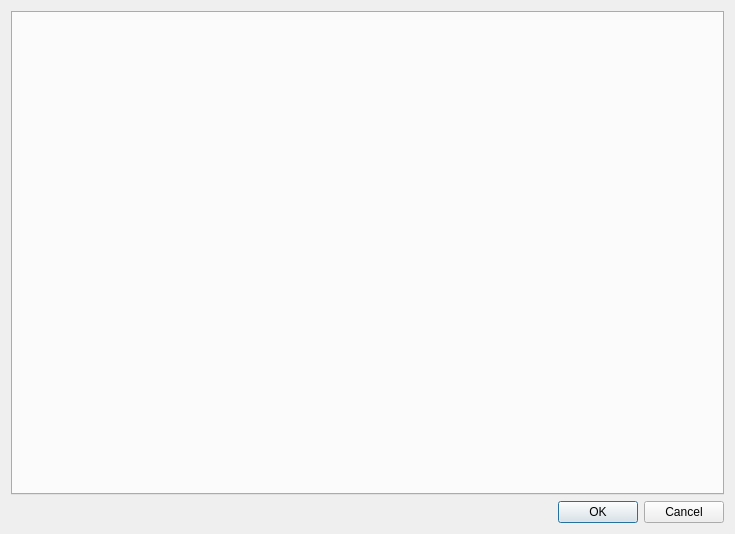
<?xml version="1.0" encoding="UTF-8"?>
<ui version="4.0">
 <class>Dialog</class>
 <widget class="QDialog" name="Dialog">
  <property name="geometry">
   <rect>
    <x>0</x>
    <y>0</y>
    <width>735</width>
    <height>534</height>
   </rect>
  </property>
  <property name="windowTitle">
   <string>Dialog</string>
  </property>
  <property name="styleSheet">
   <string notr="true">QPushButton{
	color: White;
	background-color: rgba(22, 42, 75,255);
	border: none;
	font-size: 14px;
 	text-align: center;
    display: inline-block;
	min-height: 25;
	min-width: 60;
}

QPushButton:hover{
	background-color: rgb(15,35,68)
}

QPushButton:pressed{
	background-color: rgb(8,28,61)
}

QPushButton:disabled{
	background-color: rgb(40,60,100)
}

QScrollArea{
	background-color: rgba(77, 77, 77, 128)
}

QScrollArea &gt; QWidget &gt;QWidget{
	background-color: rgba(77, 77, 77, 128)
}

QScrollArea &gt; QWidget &gt; QScrollBar{
	background-color: palette(base)
}

QTabWidget::pane{
	border-top: 1px solid #c7c7c7
}

QTabBar::tab{
	color: white;
	border: 1px solid #c4c4c3;
	border-bottom: 0px solid #000000;	
	font-size: 12vw;
	min-width: 40;
	min-height: 25;
	padding: 5px;
	margin: 1px
}

QTabBar::tab:!selected:hover{
	background-color: rgba(112,112,112,128);
}

QTabBar::tab:selected{
	background-color: rgba(122,122,122,128);
	border-bottom-color: #c2c7cb
}

QTabBar::tab:selected:hover{
	background-color: rgba(132,132,132, 128)
}

QTabBar::tab:!selected {
	background-color: rgba(82,82,82,128);
	margin-top: 10px
}

QLabel{
	color:white
}

QLineEdit, QSpinBox, QDoubleSpinBox, QComboBox{
	color:white;
	background-color: rgba(128, 128, 128, 128);
	border: none;
	padding: 5px;
}

QSpinBox, QDoubleSpinBox{
	min-width: 80%
}

QCheckBox::indicator{
	width: 15 px;
	height: 15px;
}

QComboBox{
	min-width: 80%;
}

QComboBox QAbstractItemView{
	background-color: rgba(128,128,128,128);
	color: white;
}

QSlider::groove{
	height: 80px;
}

QSlider::handle{
	width: 40 px;
	height: 40px;
}

QDialog{
	background-color: rgb(0,51,102);
}</string>
  </property>
  <layout class="QVBoxLayout" name="verticalLayout">
   <item>
    <widget class="QTabWidget" name="settings">
     <property name="tabPosition">
      <enum>QTabWidget::North</enum>
     </property>
     <property name="tabShape">
      <enum>QTabWidget::Rounded</enum>
     </property>
     <property name="currentIndex">
      <number>-1</number>
     </property>
     <property name="tabsClosable">
      <bool>false</bool>
     </property>
     <property name="tabBarAutoHide">
      <bool>false</bool>
     </property>
    </widget>
   </item>
   <item>
    <widget class="QDialogButtonBox" name="buttonBox">
     <property name="orientation">
      <enum>Qt::Horizontal</enum>
     </property>
     <property name="standardButtons">
      <set>QDialogButtonBox::Cancel|QDialogButtonBox::Ok</set>
     </property>
    </widget>
   </item>
  </layout>
 </widget>
 <resources/>
 <connections>
  <connection>
   <sender>buttonBox</sender>
   <signal>accepted()</signal>
   <receiver>Dialog</receiver>
   <slot>accept()</slot>
   <hints>
    <hint type="sourcelabel">
     <x>248</x>
     <y>254</y>
    </hint>
    <hint type="destinationlabel">
     <x>157</x>
     <y>274</y>
    </hint>
   </hints>
  </connection>
  <connection>
   <sender>buttonBox</sender>
   <signal>rejected()</signal>
   <receiver>Dialog</receiver>
   <slot>reject()</slot>
   <hints>
    <hint type="sourcelabel">
     <x>316</x>
     <y>260</y>
    </hint>
    <hint type="destinationlabel">
     <x>286</x>
     <y>274</y>
    </hint>
   </hints>
  </connection>
 </connections>
</ui>
